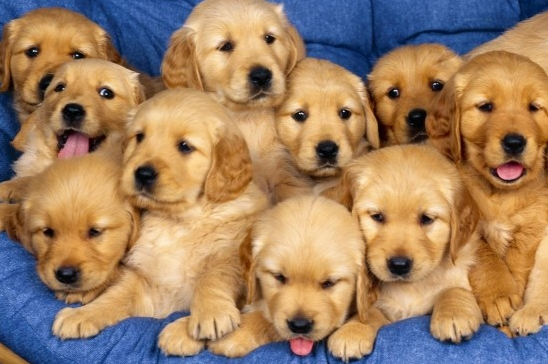
#> input picture OpenCV/Day5/dog.bmp, 548 x 364 px
$ python 5_canny.py
#> lines starting #> are read from the running program, lines starting #| are printed output that depends on the picture; after the words box and inside, x2 and y2 are one past the last pixel; in counts of white or black regions, pixels touching at a corner belong together
import cv2
import numpy as np

img = cv2.imread('./dog.bmp')
#> img is the input picture: shape (364, 548, 3); mean B, G, R 100.4, 128.9, 159
med_val = np.median(img)
#> med_val = 129
lower = int(max(0, 0.7*med_val)) # med_val와 0.7을 곱했을때 0 보다 작으면 0으로 하겠다.
#> lower = 90
upper = int(min(255, 1.3*med_val))# med_val와 1.37을 곱했을때 255 보다 크면 255으로 하겠다.
#> upper = 167

dst = cv2.GaussianBlur(img, (3,3), 0, 0)
dst = cv2.Canny(dst, lower, upper, 3)
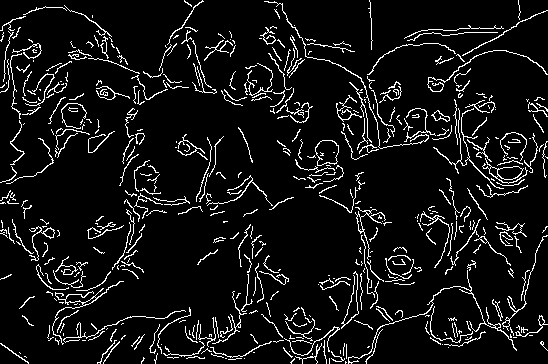
#> dst: shape (364, 548); 7.8% white in thin lines or dots

cv2.imshow('img', img)
cv2.imshow('dst', dst)
cv2.waitKey()

$ run again, with OpenCV/Day5/milkdrop.bmp copied over OpenCV/Day5/dog.bmp
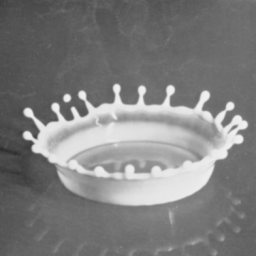
#> input picture OpenCV/Day5/milkdrop.bmp, 256 x 256 px
#> img is the input picture: shape (256, 256, 3); min 44, max 240, mean 126.1
#> med_val = 109
#> lower = 76
#> upper = 141
#> `dst = cv2.Canny(dst, lower, upper, 3)`:
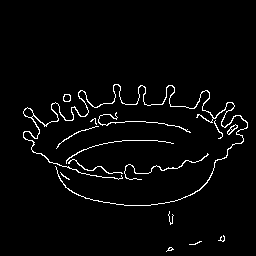
#> dst: shape (256, 256); 2.9% white in thin lines or dots, all inside (x1, y1, x2, y2) = (23, 84, 248, 252)
